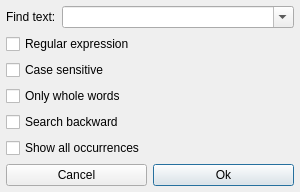
<?xml version="1.0" encoding="UTF-8"?>
<ui version="4.0">
 <class>FindDlg</class>
 <widget class="QDialog" name="FindDlg">
  <property name="windowModality">
   <enum>Qt::ApplicationModal</enum>
  </property>
  <property name="geometry">
   <rect>
    <x>0</x>
    <y>0</y>
    <width>300</width>
    <height>162</height>
   </rect>
  </property>
  <property name="windowTitle">
   <string>Find</string>
  </property>
  <property name="modal">
   <bool>false</bool>
  </property>
  <layout class="QGridLayout" name="gridLayout">
   <property name="leftMargin">
    <number>6</number>
   </property>
   <property name="topMargin">
    <number>6</number>
   </property>
   <property name="rightMargin">
    <number>6</number>
   </property>
   <property name="bottomMargin">
    <number>6</number>
   </property>
   <item row="4" column="0" colspan="2">
    <widget class="QCheckBox" name="m_pSearchBackward">
     <property name="text">
      <string>Search backward</string>
     </property>
    </widget>
   </item>
   <item row="6" column="0" colspan="2">
    <layout class="QHBoxLayout" name="horizontalLayout">
     <property name="leftMargin">
      <number>0</number>
     </property>
     <property name="topMargin">
      <number>0</number>
     </property>
     <property name="rightMargin">
      <number>0</number>
     </property>
     <property name="bottomMargin">
      <number>0</number>
     </property>
     <item>
      <widget class="QPushButton" name="pushButton_2">
       <property name="text">
        <string>Cancel</string>
       </property>
      </widget>
     </item>
     <item>
      <widget class="QPushButton" name="pushButton">
       <property name="text">
        <string>Ok</string>
       </property>
       <property name="default">
        <bool>true</bool>
       </property>
      </widget>
     </item>
    </layout>
   </item>
   <item row="2" column="0" colspan="2">
    <widget class="QCheckBox" name="m_pCaseSensitive">
     <property name="text">
      <string>Case sensitive</string>
     </property>
    </widget>
   </item>
   <item row="0" column="1">
    <widget class="QComboBox" name="m_pFindText">
     <property name="sizePolicy">
      <sizepolicy hsizetype="Expanding" vsizetype="Fixed">
       <horstretch>0</horstretch>
       <verstretch>0</verstretch>
      </sizepolicy>
     </property>
     <property name="editable">
      <bool>true</bool>
     </property>
    </widget>
   </item>
   <item row="0" column="0">
    <widget class="QLabel" name="m_pTextLabel">
     <property name="text">
      <string>Find text:</string>
     </property>
     <property name="wordWrap">
      <bool>false</bool>
     </property>
    </widget>
   </item>
   <item row="3" column="0" colspan="2">
    <widget class="QCheckBox" name="m_pOnlyWholeWord">
     <property name="text">
      <string>Only whole words</string>
     </property>
    </widget>
   </item>
   <item row="1" column="0" colspan="2">
    <widget class="QCheckBox" name="m_pRegularExpr">
     <property name="text">
      <string>Regular expression</string>
     </property>
    </widget>
   </item>
   <item row="5" column="0" colspan="2">
    <widget class="QCheckBox" name="m_pShowAllOccurrences">
     <property name="text">
      <string>Show all occurrences</string>
     </property>
    </widget>
   </item>
  </layout>
 </widget>
 <tabstops>
  <tabstop>m_pRegularExpr</tabstop>
  <tabstop>m_pCaseSensitive</tabstop>
  <tabstop>m_pOnlyWholeWord</tabstop>
 </tabstops>
 <resources/>
 <connections>
  <connection>
   <sender>pushButton_2</sender>
   <signal>clicked()</signal>
   <receiver>FindDlg</receiver>
   <slot>reject()</slot>
   <hints>
    <hint type="sourcelabel">
     <x>148</x>
     <y>149</y>
    </hint>
    <hint type="destinationlabel">
     <x>144</x>
     <y>4</y>
    </hint>
   </hints>
  </connection>
  <connection>
   <sender>pushButton</sender>
   <signal>clicked()</signal>
   <receiver>FindDlg</receiver>
   <slot>accept()</slot>
   <hints>
    <hint type="sourcelabel">
     <x>41</x>
     <y>154</y>
    </hint>
    <hint type="destinationlabel">
     <x>49</x>
     <y>-1</y>
    </hint>
   </hints>
  </connection>
 </connections>
</ui>
